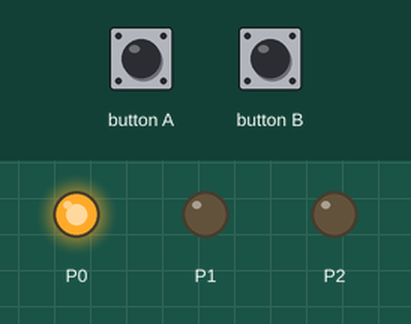
Simulated run of this program. Board: BBC micro:bit (MakeCode). Parts: output pins drawn as LEDs (lit = HIGH). Dashed ring = blinking. The test bench sets the inputs (shaded band).

Above: at 1.2 s.
1.3 s: button B pressed for 0.15 s
At 1.7 s:
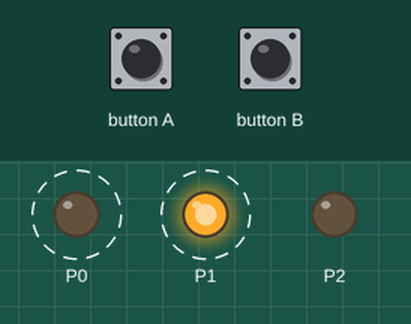
At 2.4 s:
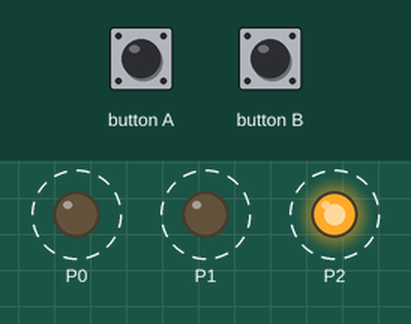
4.3 s: button A pressed for 0.15 s
Timing chart, 0 to 13.3 s (numbered marks = the images above; inputs shaded):
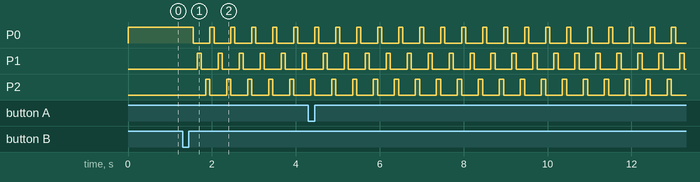

Measured:
- after the input at 1.3 s, P0: alternates HIGH for 0.10 s and LOW for 0.40 s, starting after 0.25 s; P1: alternates HIGH for 0.10 s and LOW for 0.40 s, starting after 0.35 s; P2: alternates HIGH for 0.10 s and LOW for 0.40 s, starting after 0.55 s

The program:

main.ts
```typescript
/**
 * S2A
 *
 * Miguel Lázaro Moguilnaia
 *
 * Semáforo
 *
 * R rojo         P0
 *
 * Y amarillo   P1
 *
 * G verde      P2
 */
input.onButtonPressed(Button.A, function () {
    if (pins.digitalReadPin(DigitalPin.P0) == 1) {
        pins.digitalWritePin(DigitalPin.P0, 0)
        pins.digitalWritePin(DigitalPin.P1, 1)
    } else if (pins.digitalReadPin(DigitalPin.P1) == 1) {
        pins.digitalWritePin(DigitalPin.P1, 0)
        pins.digitalWritePin(DigitalPin.P2, 1)
    } else if (pins.digitalReadPin(DigitalPin.P2) == 1) {
        pins.digitalWritePin(DigitalPin.P2, 0)
        pins.digitalWritePin(DigitalPin.P0, 1)
    }
})
input.onButtonPressed(Button.B, function () {
    while (true) {
        pins.digitalWritePin(DigitalPin.P0, 1)
        basic.pause(100)
        pins.digitalWritePin(DigitalPin.P0, 0)
        basic.pause(100)
        pins.digitalWritePin(DigitalPin.P1, 1)
        basic.pause(100)
        pins.digitalWritePin(DigitalPin.P1, 0)
        basic.pause(100)
        pins.digitalWritePin(DigitalPin.P2, 1)
        basic.pause(100)
        pins.digitalWritePin(DigitalPin.P2, 0)
    }
})
pins.digitalWritePin(DigitalPin.P0, 1)
pins.digitalWritePin(DigitalPin.P1, 0)
pins.digitalWritePin(DigitalPin.P2, 0)
```

test.ts
```typescript
// aquí va el archivo "tests"; esto no se compilará cuando este paquete se utilice como una extensión.
```
